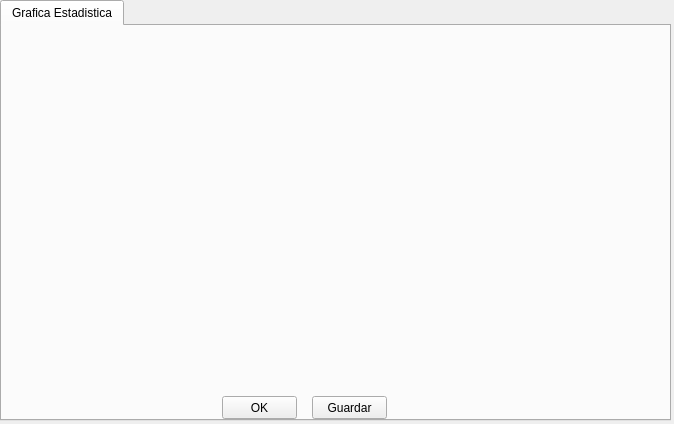
<?xml version="1.0" encoding="UTF-8"?>
<ui version="4.0">
 <class>DrawingN</class>
 <widget class="QWidget" name="DrawingN">
  <property name="geometry">
   <rect>
    <x>0</x>
    <y>0</y>
    <width>674</width>
    <height>424</height>
   </rect>
  </property>
  <property name="windowTitle">
   <string>Form</string>
  </property>
  <widget class="QTabWidget" name="tabWidget">
   <property name="geometry">
    <rect>
     <x>0</x>
     <y>0</y>
     <width>671</width>
     <height>421</height>
    </rect>
   </property>
   <property name="currentIndex">
    <number>0</number>
   </property>
   <widget class="QWidget" name="tab">
    <attribute name="title">
     <string>Grafica Estadistica</string>
    </attribute>
    <widget class="QLabel" name="outDraw">
     <property name="geometry">
      <rect>
       <x>10</x>
       <y>10</y>
       <width>631</width>
       <height>341</height>
      </rect>
     </property>
     <property name="text">
      <string/>
     </property>
    </widget>
    <widget class="QPushButton" name="cmdOk">
     <property name="geometry">
      <rect>
       <x>220</x>
       <y>370</y>
       <width>75</width>
       <height>23</height>
      </rect>
     </property>
     <property name="text">
      <string>OK</string>
     </property>
    </widget>
    <widget class="QPushButton" name="cmdSave">
     <property name="geometry">
      <rect>
       <x>310</x>
       <y>370</y>
       <width>75</width>
       <height>23</height>
      </rect>
     </property>
     <property name="text">
      <string>Guardar</string>
     </property>
    </widget>
   </widget>
  </widget>
 </widget>
 <resources/>
 <connections/>
</ui>
